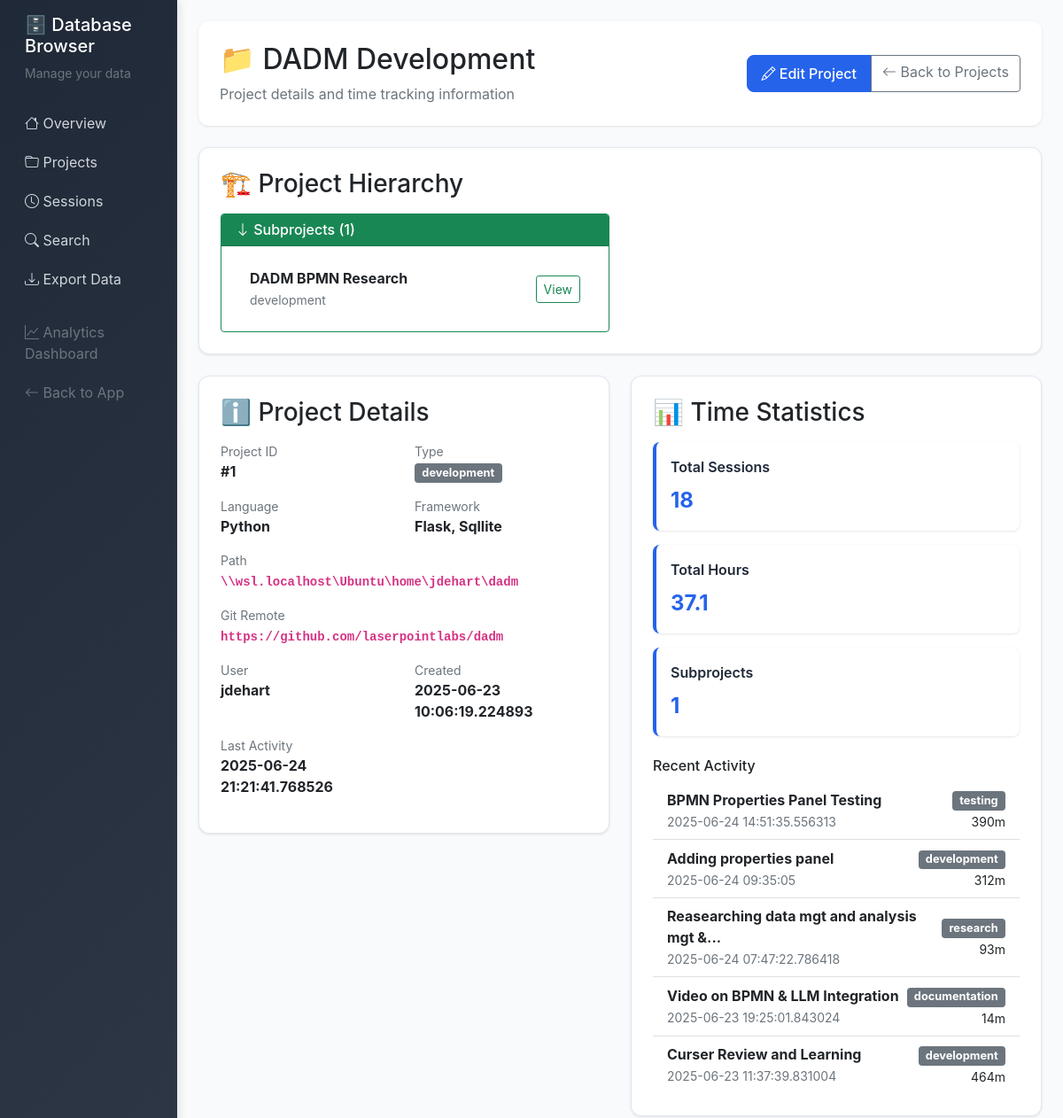
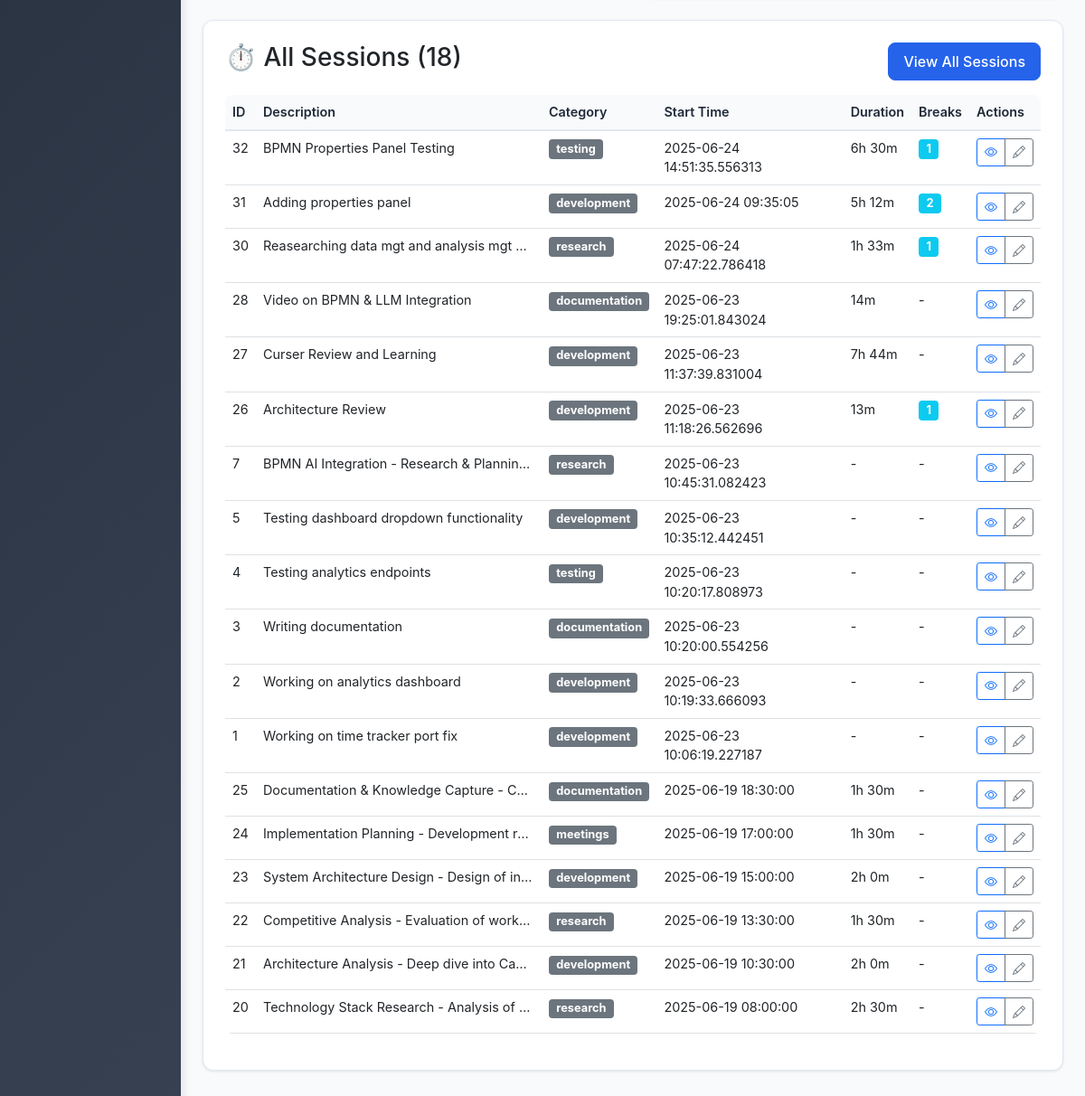
The page /db/projects/1 on the database its author committed (2 pictures, top to bottom).
### server/src/models.py (models this page shows, shortened)
class Project:
    __tablename__ = 'projects'

    class Session(db.Model):
        __tablename__ = 'sessions'
        id = db.Column(db.Integer, primary_key=True)
        project_id = db.Column(db.Integer, db.ForeignKey('projects.id'), nullable=False)
        start_time = db.Column(db.DateTime, default=datetime.now)
        end_time = db.Column(db.DateTime)
        duration_minutes = db.Column(db.Integer)
        category = db.Column(db.String(50), default='development')
        description = db.Column(db.Text, nullable=False)
        git_commits = db.Column(db.Text)  # JSON string
        userid = db.Column(db.String(100), nullable=False)
        breaks = db.relationship('Break', backref='session', lazy=True, cascade='all, delete-orphan')
        @property
        def git_commits_list(self):
            """Get git commits as a list"""
            if self.git_commits:
                try:
                    return json.loads(self.git_commits)
                except:
                    return []
            return []

### server/src/db_browser.py (the view)
@db_browser.route('/db/projects/<int:project_id>')
def project_detail(project_id):
    conn = get_db_connection()
    project = conn.execute('SELECT * FROM projects WHERE id = ?', (project_id,)).fetchone()
    if not project:
        conn.close()
        flash('Project not found', 'error')
        return redirect(url_for('db_browser.projects'))
    master_project = None
    if project['parent_id']:
        master_project = conn.execute('SELECT id, name FROM projects WHERE id = ?', (project['parent_id'],)).fetchone()
    subprojects = conn.execute('SELECT id, name, type FROM projects WHERE parent_id = ? ORDER BY name', (project_id,)).fetchall()
    sessions = conn.execute('''
        SELECT s.*, COUNT(b.id) as break_count
        FROM sessions s
        LEFT JOIN breaks b ON s.id = b.session_id
        WHERE s.project_id = ?
        GROUP BY s.id
        ORDER BY s.start_time DESC
    ''', (project_id,)).fetchall()
    total_duration = sum(s['duration_minutes'] or 0 for s in sessions)
    for subproject in subprojects:
        sub_sessions = conn.execute('SELECT duration_minutes FROM sessions WHERE project_id = ?', (subproject['id'],)).fetchall()
        total_duration += sum(s['duration_minutes'] or 0 for s in sub_sessions)
    conn.close()
    return render_template('db_browser/project_detail.html',
                         project=project,
                         sessions=sessions,
                         master_project=master_project,
                         subprojects=subprojects,
                         total_duration=total_duration)

### server/src/db_browser.py (called while the page is built)
def get_db_connection():
    database_path = os.environ.get('DATABASE_PATH', '/app/data/timetracker.db')
    conn = sqlite3.connect(database_path)
    conn.row_factory = sqlite3.Row
    return conn

### server/src/templates/db_browser/project_detail.html (shortened to what this page needs)
{% extends "db_browser/base.html" %}
{% block content %}
<div class="page-header">
    <div class="row align-items-center">
        <div class="col">
            <h1 class="h2 mb-2">📁 {{ project.name }}</h1>
            <p class="text-muted mb-0">Project details and time tracking information</p>
        </div>
        <div class="col-auto">
            <div class="btn-group">
                <a href="{{ url_for('db_browser.edit_project', project_id=project.id) }}" class="btn btn-primary">
                    <i class="bi bi-pencil"></i> Edit Project
                </a>
                <a href="{{ url_for('db_browser.projects') }}" class="btn btn-outline-secondary">
                    <i class="bi bi-arrow-left"></i> Back to Projects
                </a>
            </div>
        </div>
    </div>
</div>
{% if master_project or subprojects %}
<div class="content-card">
    <h3 class="mb-3">🏗️ Project Hierarchy</h3>
    <div class="row">
        {% if subprojects %}
        <div class="col-md-6">
            <div class="card border-success">
                <div class="card-header bg-success text-white">
                    <h6 class="mb-0"><i class="bi bi-arrow-down"></i> Subprojects ({{ subprojects|length }})</h6>
                </div>
                <div class="card-body">
                    <div class="list-group list-group-flush">
                        {% for subproject in subprojects %}
                        <div class="list-group-item d-flex justify-content-between align-items-center">
                            <div>
                                <strong>{{ subproject.name }}</strong>
                                <br><small class="text-muted">{{ subproject.type }}</small>
                            </div>
                            <a href="{{ url_for('db_browser.project_detail', project_id=subproject.id) }}" class="btn btn-sm btn-outline-success">
                                View
                            </a>
                        </div>
                        {% endfor %}
                    </div>
                </div>
            </div>
        </div>
        {% endif %}
    </div>
</div>
{% endif %}
<div class="row">
    <div class="col-md-6">
        <div class="content-card">
            <h3 class="mb-3">ℹ️ Project Details</h3>
            <div class="row">
                <div class="col-6">
                    <div class="mb-3">
                        <div class="text-muted small">Project ID</div>
                        <div class="fw-bold">#{{ project.id }}</div>
                    </div>
                </div>
                <div class="col-6">
                    <div class="mb-3">
                        <div class="text-muted small">Type</div>
                        <div><span class="badge bg-secondary">{{ project.type }}</span></div>
                    </div>
                </div>
                <div class="col-6">
                    <div class="mb-3">
                        <div class="text-muted small">Language</div>
                        <div class="fw-bold">{{ project.language or 'N/A' }}</div>
                    </div>
                </div>
                <div class="col-6">
                    <div class="mb-3">
                        <div class="text-muted small">Framework</div>
                        <div class="fw-bold">{{ project.framework or 'N/A' }}</div>
                    </div>
                </div>
                <div class="col-12">
                    <div class="mb-3">
                        <div class="text-muted small">Path</div>
                        <div class="fw-bold"><code>{{ project.path or 'N/A' }}</code></div>
                    </div>
                </div>
                <div class="col-12">
                    <div class="mb-3">
                        <div class="text-muted small">Git Remote</div>
                        <div class="fw-bold"><code>{{ project.git_remote or 'N/A' }}</code></div>
                    </div>
                </div>
                <div class="col-6">
                    <div class="mb-3">
                        <div class="text-muted small">User</div>
                        <div class="fw-bold">{{ project.userid }}</div>
                    </div>
                </div>
                <div class="col-6">
                    <div class="mb-3">
                        <div class="text-muted small">Created</div>
                        <div class="fw-bold">{{ project.created_at.split('T')[0] if project.created_at else 'N/A' }}</div>
                    </div>
                </div>
                <div class="col-6">
                    <div class="mb-3">
                        <div class="text-muted small">Last Activity</div>
                        <div class="fw-bold">{{ project.last_activity.split('T')[0] if project.last_activity else 'N/A' }}</div>
                    </div>
                </div>
            </div>
        </div>
    </div>
    <div class="col-md-6">
        <div class="content-card">
            <h3 class="mb-3">📊 Time Statistics</h3>
            <div class="stats-grid">
                <div class="stat-card">
                    <div class="stat-title">Total Sessions</div>
                    <div class="stat-value">{{ sessions|length }}</div>
                </div>
                <div class="stat-card">
                    <div class="stat-title">Total Hours</div>
                    <div class="stat-value">{{ "%.1f"|format(total_duration / 60) }}</div>
                </div>
                {% if subprojects %}
                <div class="stat-card">
                    <div class="stat-title">Subprojects</div>
                    <div class="stat-value">{{ subprojects|length }}</div>
                </div>
                {% endif %}
            </div>
            {% if sessions %}
            <div class="mt-3">
                <h6>Recent Activity</h6>
                <div class="list-group list-group-flush">
                    {% for session in sessions[:5] %}
                    <div class="list-group-item d-flex justify-content-between align-items-center">
                        <div>
                            <strong>{{ session.description[:40] }}{% if session.description|length > 40 %}...{% endif %}</strong>
                            <br><small class="text-muted">
                                {% if session.start_time %}
                                    {% set date_parts = session.start_time.split('T') %}
                                    {{ date_parts[0] }}
                                {% else %}
                                    N/A
                                {% endif %}
                            </small>
                        </div>
                        <div class="text-end">
                            <span class="badge bg-secondary">{{ session.category }}</span>
                            {% if session.duration_minutes %}
                                <br><small>{{ session.duration_minutes }}m</small>
                            {% endif %}
                        </div>
                    </div>
                    {% endfor %}
                </div>
            </div>
            {% endif %}
        </div>
    </div>
</div>
<div class="content-card">
    <div class="d-flex justify-content-between align-items-center mb-3">
        <h3>⏱️ All Sessions ({{ sessions|length }})</h3>
        <a href="{{ url_for('db_browser.sessions') }}?project={{ project.name }}" class="btn btn-primary">
            View All Sessions
        </a>
    </div>
    {% if sessions %}
    <div class="table-responsive">
        <table class="table table-hover">
            <thead>
                <tr>
                    <th>ID</th>
                    <th>Description</th>
                    <th>Category</th>
                    <th>Start Time</th>
                    <th>Duration</th>
                    <th>Breaks</th>
                    <th>Actions</th>
                </tr>
            </thead>
            <tbody>
                {% for session in sessions %}
                <tr>
                    <td>{{ session.id }}</td>
                    <td>
                        <div style="max-width: 300px; overflow: hidden; text-overflow: ellipsis; white-space: nowrap;">
                            {{ session.description }}
                        </div>
                    </td>
                    <td><span class="badge bg-secondary">{{ session.category }}</span></td>
                    <td>
                        {% if session.start_time %}
                            {% set date_parts = session.start_time.split('T') %}
                            {{ date_parts[0] }}
                        {% else %}
                            -
                        {% endif %}
                    </td>
                    <td>
                        {% if session.duration_minutes %}
                            {% set hours = session.duration_minutes // 60 %}
                            {% set minutes = session.duration_minutes % 60 %}
                            {% if hours > 0 %}
                                {{ hours }}h {{ minutes }}m
                            {% else %}
                                {{ minutes }}m
                            {% endif %}
                        {% else %}
                            {% if not session.end_time %}
                                <span class="badge bg-warning">Active</span>
                            {% else %}
                                -
                            {% endif %}
                        {% endif %}
                    </td>
                    <td>
                        {% if session.break_count > 0 %}
                            <span class="badge bg-info">{{ session.break_count }}</span>
                        {% else %}
                            -
                        {% endif %}
                    </td>
                    <td>
                        <div class="btn-group btn-group-sm" role="group">
                            <a href="{{ url_for('db_browser.session_detail', session_id=session.id) }}"
                               class="btn btn-outline-primary" title="View Details">
                                <i class="bi bi-eye"></i>
                            </a>
                            <a href="{{ url_for('db_browser.edit_session', session_id=session.id) }}"
                               class="btn btn-outline-secondary" title="Edit">
                                <i class="bi bi-pencil"></i>
                            </a>
                        </div>
                    </td>
                </tr>
                {% endfor %}
            </tbody>
        </table>
    </div>
    {% else %}
    <div class="text-center py-5">
        <i class="bi bi-clock-x fs-1 text-muted"></i>
        <h4 class="text-muted mt-3">No sessions found</h4>
        <p class="text-muted">This project doesn't have any time tracking sessions yet.</p>
    </div>
    {% endif %}
</div>
{% endblock %}

### server/src/templates/db_browser/base.html (style rules this page uses)
:root { --primary-color: #2563eb; --success-color: #16a34a; --warning-color: #ca8a04; --danger-color: #dc2626; --info-color: #0891b2; --dark-color: #1f2937; --light-color: #f8fafc; --border-color: #e2e8f0; }
body { background-color: var(--light-color); font-family: 'Inter', -apple-system, BlinkMacSystemFont, sans-serif; }
.page-header { background: white; border-radius: 12px; padding: 24px; margin-bottom: 24px; box-shadow: 0 1px 3px rgba(0,0,0,0.1); }
.content-card { background: white; border-radius: 12px; padding: 24px; box-shadow: 0 1px 3px rgba(0,0,0,0.1); border: 1px solid var(--border-color); margin-bottom: 24px; }
.table-responsive { font-size: 0.9rem; }
.badge { font-size: 0.8rem; }
.btn-primary { background: var(--primary-color); border-color: var(--primary-color); border-radius: 8px; padding: 8px 16px; font-weight: 500; }
.table { border-radius: 8px; overflow: hidden; }
.table thead th { background-color: var(--light-color); border-bottom: 2px solid var(--border-color); font-weight: 600; color: var(--dark-color); }
.stats-grid { display: grid; grid-template-columns: repeat(auto-fit, minmax(200px, 1fr)); gap: 16px; margin-bottom: 24px; }
.stat-card { background: white; border-radius: 8px; padding: 16px; border-left: 4px solid var(--primary-color); box-shadow: 0 1px 3px rgba(0,0,0,0.1); }
.stat-title { font-weight: 600; color: var(--dark-color); margin-bottom: 8px; }
.stat-value { font-size: 1.5rem; font-weight: 700; color: var(--primary-color); }

### rows shown on the page
Project: name "DADM Development", id "1", type "development", language "Python", framework "Flask, Sqllite", path "\\\\wsl.localhost\\Ubuntu\\home\\jdehart\\dadm", git_remote "https://github.com/laserpointlabs/dadm", userid "jdehart", created_at "2025-06-23 10:06:19.224893", last_activity "2025-06-24 21:21:41.768526"
Project: name "DADM BPMN Research", type "development"

### other values the page prints
{{ subprojects|length }} "1"
{{ sessions|length }} "18"
{{ "%.1f"|format(total_duration / 60) }} "37.1"
{{ session.description[:40] }} "BPMN Properties Panel Testing"
{{ date_parts[0] }} "2025-06-24 14:51:35.556313"
{{ session.category }} "testing"
{{ session.duration_minutes }} "390"
{{ session.description[:40] }} "Adding properties panel"
{{ date_parts[0] }} "2025-06-24 09:35:05"
{{ session.category }} "development"
{{ session.duration_minutes }} "312"
{{ session.description[:40] }} "Reasearching data mgt and analysis mgt &"
{{ date_parts[0] }} "2025-06-24 07:47:22.786418"
{{ session.category }} "research"
{{ session.duration_minutes }} "93"
